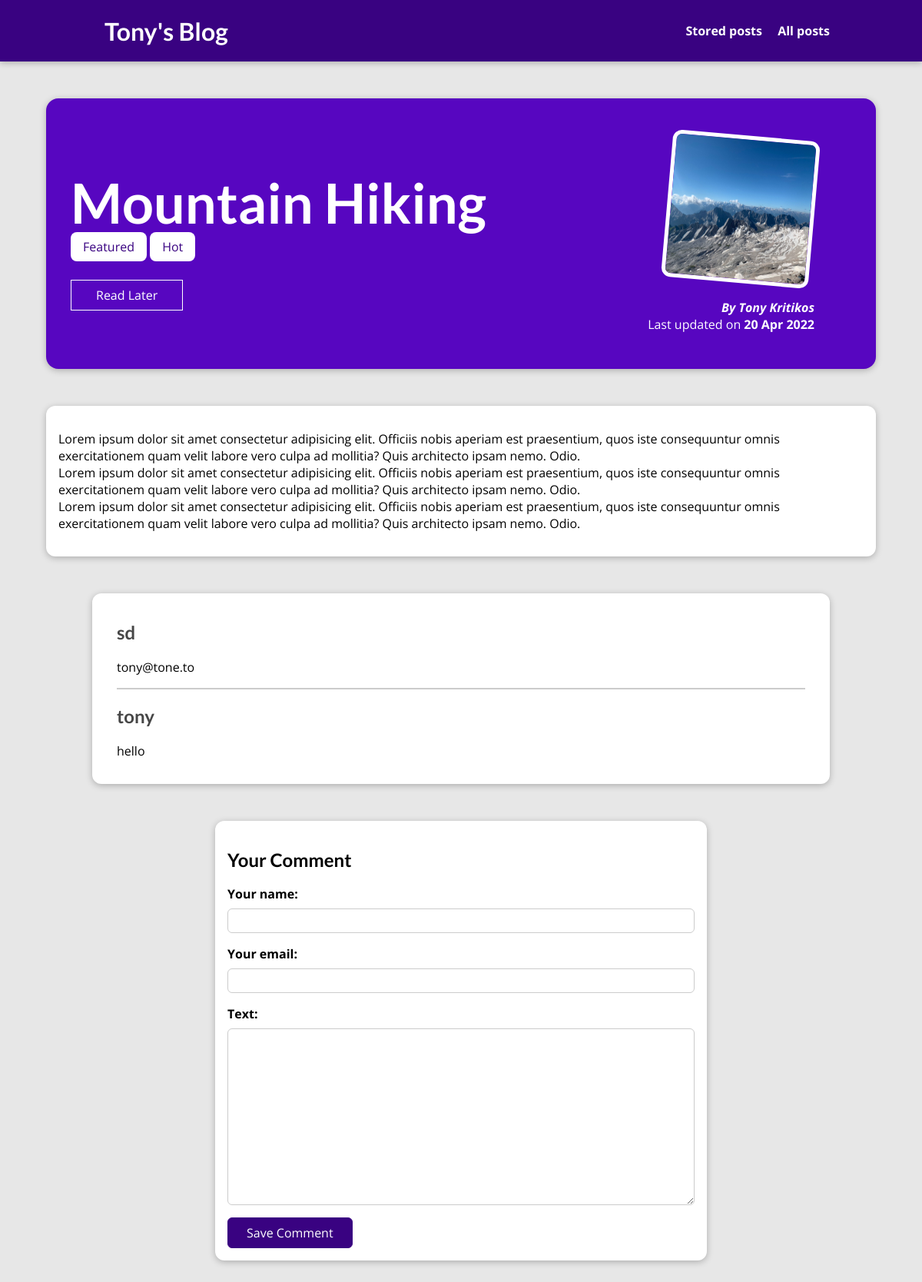
The page /posts/hike-in-the-mountains on the database its author committed.
### blog/models.py (models this page shows, shortened)
class Post(models.Model):
    title = models.CharField(max_length=150)
    excerpt = models.CharField(max_length=200)
    image = models.ImageField(upload_to="posts", null=True)
    date = models.DateTimeField(auto_now=True)
    slug = models.SlugField(unique=True, db_index=True)
    content = models.TextField(validators=[MinLengthValidator(10)])
    author = models.ForeignKey(Author, on_delete=models.SET_NULL, null=True, related_name="posts")
    tags = models.ManyToManyField(Tag)

class Tag(models.Model):
    caption = models.CharField(max_length=20)

class Author(models.Model):
    first_name = models.CharField(max_length=100)
    last_name = models.CharField(max_length=100)
    email_address = models.EmailField()
    def full_name(self):
        return f"{self.first_name} {self.last_name}"
    def __str__(self):
        return self.full_name()

class Comment(models.Model):
    user_name = models.CharField(max_length=120)
    user_email = models.EmailField()
    text = models.TextField(max_length=400)
    post = models.ForeignKey(Post, on_delete=models.CASCADE, related_name="comments")

### blog/views.py (the view)
# urls.py: path("posts/<slug:slug>", views.SinglePostView.as_view(), name="post-detail-page"),  # /posts/my-first-post
class SinglePostView(View):
    template_name = "blog/post-detail.html"
    model = Post
    def is_stored_post(self, request, post_id):
        stored_posts = request.session.get("stored_posts")
        if stored_posts is not None:
            is_saved_for_later = post_id in stored_posts
        else:
            is_saved_for_later = False
        return  is_saved_for_later
    def get(self, request, slug):
        post = Post.objects.get(slug=slug)
        context = {
            "post": post,
            "post_tags": post.tags.all(),
            "comment_form": CommentForm(),
            "comments": post.comments.all().order_by("-id"),
            "saved_for_later": self.is_stored_post(request, post.id)
        }
        return render(request, "blog/post-detail.html", context)
    def post(self, request, slug):
        comment_form =CommentForm(request.POST)
        post = Post.objects.get(slug=slug)
        if comment_form.is_valid():
            comment = comment_form.save(commit=False)
            comment.post = post
            comment.save()
            return HttpResponseRedirect(reverse("post-detail-page", args=[slug]))
        context = {
            "post": post,
            "post_tags": post.tags.all(),
            "comment_form": CommentForm(),
            "comments": post.comments.all().order_by("-id"),
            "saved_for_later": self.is_stored_post(request, post.id)
        }
        return render(request, "blog/post-detail.html", context)

### blog/forms.py
class CommentForm(models.ModelForm):
    class Meta:
        model = Comment
        exclude = ["post"]
        labels = {
            "user_name": "Your name",
            "user_email": "Your email",
            "texr": "Your comment"
        }

### blog/templates/blog/post-detail.html (shortened to what this page needs)
{% extends "base.html" %}
{% load static %}
{% block css_files %}
<link rel="stylesheet" href="{% static "blog/post-detail.css" %}">
{% endblock %}
{% block content %}
<section id="summary">
    <h2>{{post.title}}</h2>
    <div>{% for tag in post_tags %}
    <span class="tag">{{tag.caption}}</span>
    {% endfor %}</div>
    <div id="read-later">
        <form action="{% url "read-later" %}" method="POST">
        <button>
            {% if saved_for_later %}
            Remove from "Read Later" list
            {% else %}
            Read Later
            {% endif %}
        </button>
        </form>
    </div>
    <article>
        <img src="{{post.image.url}}" alt="{{post.title}}" />
        <address> By <a href="mailto:{{post.author.email_address}}">{{post.author}}</a></address>
        <div>
            Last updated on <time>{{post.date|date:"d M Y"}}</time>
        </div>
    </article>
</section>
<main>
    {{post.content|linebreaks}}
</main>
<section id="comments">
    <ul>
        {% for comment in comments %}
        <li>
            <h2>{{ comment.user_name }}</h2>
            <p>{{ comment.text|linebreaks}}</p>
        </li>
        {% endfor %}
    </ul>
</section>
<section id="comment-form">
    <h2>Your Comment</h2>
    <form action="{% url "post-detail-page" post.slug %}" method="POST">
        {% for form_field in comment_form%}
        <div class="form-control {% if form_field.errors %}invalid{% endif %}">
          {{ form_field.label_tag }}
          {{ form_field }}
        </div>
        {% endfor %}
        <button>Save Comment</button>
    </form>
</section>
{% endblock %}

### templates/base.html (shortened to what this page needs)
{% load static %}
<!doctype html>
<html lang="en">
<head>
    <link rel="stylesheet" href="{% static "app.css" %}">
    {% block css_files %}
    {% endblock %}
</head>
<body>
<header id="main-navigation">
    <h1><a href="{% url "starting-page" %}">Tony's Blog</a></h1>
    <nav><a href="{% url "read-later" %}">Stored posts</a>
        <a href="{% url "posts-page" %}">All posts</a></nav>
</header>
{% block content %}
{% endblock %}
</body>
</html>

### static/app.css (style rules this page uses)
* { box-sizing: border-box; }
html { font-family: 'Open Sans', 'Lato', sans-serif; }
body { margin: 0; }
h1, h2, h3 { font-family: 'Lato', sans-serif; font-weight: bold; }
#main-navigation { width: 100%; height: 5rem; display: flex; justify-content: space-between; align-items: center; padding: 0 10%; position: absolute; top: 0; left: 0; }
#main-navigation a { text-decoration: none; color: white; font-weight: bold; margin-left: 1rem; }

### blog/static/blog/post-detail.css (style rules this page uses)
body { background-color: #e7e7e7; }
#main-navigation { background-color: #390281; box-shadow: 0 2px 8px rgba(0, 0, 0, 0.25); }
#summary { margin: 8rem auto 3rem auto; padding: 2rem; width: 90%; max-width: 90rem; border-radius: 16px; background-color: #5706c0; position: relative; box-shadow: 0 2px 8px rgba(0, 0, 0, 0.25); height: 22rem; }
#summary h2 { color: white; font-size: 4.5rem; margin-bottom: 0.25rem; }
#summary article { position: absolute; top: 2rem; right: 3rem; padding: 1rem 2rem; border-radius: 12px; text-align: right; color: white; }
#summary article img { width: 12rem; height: 12rem; border-radius: 12px; transform: rotateZ(5deg); border: 5px solid white; margin-bottom: 1rem; }
#summary address { font-weight: bold; }
#summary a { color: white; text-decoration: none; }
#summary time { font-weight: bold; }
#read-later { margin: 2rem 0; }
#read-later button { background-color: transparent; border: 1px solid white; padding: 0.5rem 2rem; font: inherit; color: white; cursor: pointer; }
main { width: 90%; max-width: 90rem; margin: 3rem auto; background-color: white; padding: 1rem; border-radius: 12px; box-shadow: 0 2px 8px rgba(0, 0, 0, 0.25); }
.tag { background-color: white; color: #390281; padding: 0.5rem 1rem; border-radius: 8px; }
#comment-form { margin: 3rem auto; width: 90%; max-width: 40rem; border-radius: 12px; background-color: white; box-shadow: 0 2px 8px rgba(0, 0, 0, 0.25); padding: 1rem; }
#comment-form button { font: inherit; background-color: #390281; color: white; border: 1px solid #390281; padding: 0.5rem 1.5rem; border-radius: 6px; cursor: pointer; }
.form-control { margin-bottom: 1rem; }
.form-control label { font-weight: bold; margin-bottom: 0.5rem; display: block; }
.form-control input, .form-control textarea { display: block; width: 100%; font: inherit; padding: 0.25rem; border-radius: 6px; border: 1px solid #ccc; }
#comments { margin: 3rem auto; width: 90%; max-width: 60rem; border-radius: 12px; background-color: white; box-shadow: 0 2px 8px rgba(0, 0, 0, 0.25); padding: 1rem 2rem; }
#comments ul { list-style: none; margin: 0; padding: 0; }
#comments li { margin-bottom: 1rem; border-bottom: 2px solid #ccc; }
#comments li:last-of-type { border-bottom: none; }
#comments h2 { color: #464646; }

### rows shown on the page
Post: title "Mountain Hiking", image (picture), author "Tony Kritikos", date "20 Apr 2022", content "Lorem ipsum dolor sit amet consectetur adipisicing elit. Officiis nobis aperiam est praesentium, quos iste consequuntur omnis exercitationem quam velit labore vero culpa ad mollitia? Quis architecto ipsam nemo. Odio. Lorem ipsum dolor sit amet consectetur adipisicing elit. Officiis nobis aperiam est praesentium, quos iste consequuntur omnis exercitationem quam velit labore vero culpa ad mollitia? Quis architecto ipsam nemo. Odio. Lorem ipsum dolor sit amet consectetur adipisicing elit. Officiis nobis aperiam est praesentium, quos iste consequuntur omnis exercitationem quam velit labore vero culpa ad mollitia? Quis architecto ipsam nemo. Odio."
Tag: caption "Featured"
Tag: caption "Hot"
Comment: user_name "sd", text "tony@tone.to"
Comment: user_name "tony", text "hello"
